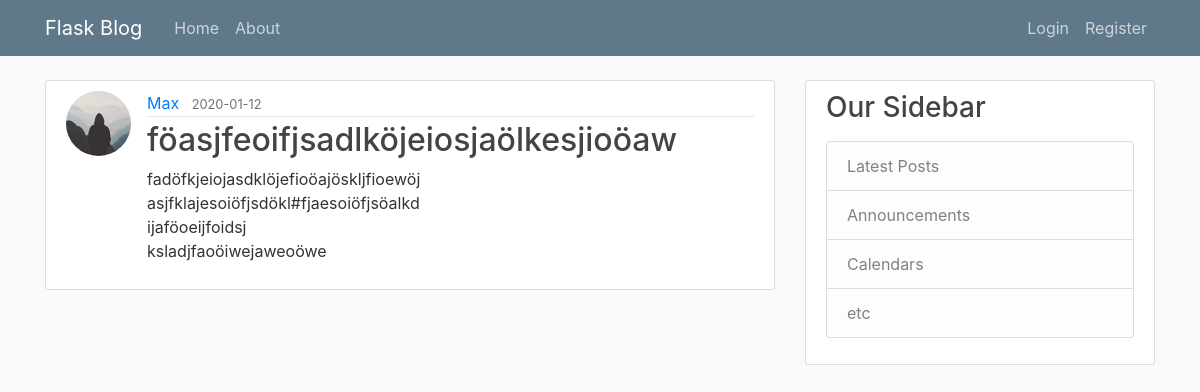
Screenshot of /post/20 with the database file from the repository.
### flaskblog/models.py (models this page shows, shortened)
class User(db.Model, UserMixin): # 'db.Model' creates the SQLAlchemy Model; UserMixin is important for flask_login to make the login system work (UserMixin provides funcions like 'is_authenticated' for flask_login)
    id = db.Column(db.Integer, primary_key=True) # 'primary_key' provides a unique id for each column
    username = db.Column(db.String(20), unique=True, nullable=False) # 'unique' makes sure that the username is only one time stored in the database; 'nullable' ensures that the entry is not null
    email = db.Column(db.String(120), unique=True, nullable=False)
    image_file = db.Column(db.String(20), nullable=False, default='default.jpg') # 'default' sets a default entry if nothing was submitted in the form
    password = db.Column(db.String(60), nullable=False)
    posts = db.relationship('Post', backref='author', lazy=True) # relationship with another model (in this case 'Post'; 'Post' need to be spelled like the class); 'backref' creates a kind of column in the related model; 'lazy' ensures that the related data only gets loaded when needed

class Post(db.Model):
    id = db.Column(db.Integer, primary_key=True)
    title = db.Column(db.String(100), nullable=False)
    date_posted = db.Column(db.DateTime, nullable=False, default=datetime.utcnow)
    content = db.Column(db.Text, nullable=False)
    user_id = db.Column(db.Integer, db.ForeignKey('user.id'), nullable=False) # ForeignKey creates a relationship to the user id who has written the post; ForeignKey needs to be written lowercase because it uses the tablename (in the SQLite database) and not the classname of the model

### flaskblog/routes.py (the view)
@app.route('/post/<int:post_id>')
def post(post_id):
    post = Post.query.get_or_404(post_id)
    return render_template('post.html', title=post.title, post=post)

### flaskblog/templates/post.html (shortened to what this page needs)
{% extends "layout.html" %}
{% block content %}
    <article class="media content-section">
        <img class="rounded-circle article-img" src="{{ url_for('static', filename='profile_pics/' + post.author.image_file) }}">
        <div class="media-body">
        <div class="article-metadata">
            <a class="mr-2" href="{{ url_for('user_posts', username=post.author.username) }}">{{ post.author.username }}</a>
            <small class="text-muted">{{ post.date_posted.strftime('%Y-%m-%d') }}</small>
        </div>
        <h2 class="article-title">{{ post.title }}</h2>
        <p class="article-content">{{ post.content }}</p>
        </div>
    </article>
{% endblock content %}

### flaskblog/static/css/main.css (style rules this page uses)
body { background: #fafafa; color: #333333; margin-top: 5rem; }
h1, h2, h3, h4, h5, h6 { color: #444444; }
.content-section { background: #ffffff; padding: 10px 20px; border: 1px solid #dddddd; border-radius: 3px; margin-bottom: 20px; }
.article-title { color: #444444; }
.article-content { white-space: pre-line; }
.article-img { height: 65px; width: 65px; margin-right: 16px; }
.article-metadata { padding-bottom: 1px; margin-bottom: 4px; border-bottom: 1px solid #e3e3e3 }

### rows the page displays
User: image_file (placeholder picture), author.username "Max"
Post: date_posted "2020-01-12", title "föasjfeoifjsadlköjeiosjaölkesjioöaw", content "fadöfkjeiojasdklöjefioöajöskljfioewöj asjfklajesoiöfjsdökl#fjaesoiöfjsöalkd ijaföoeijfoidsj ksladjfaoöiwejaweoöwe"
